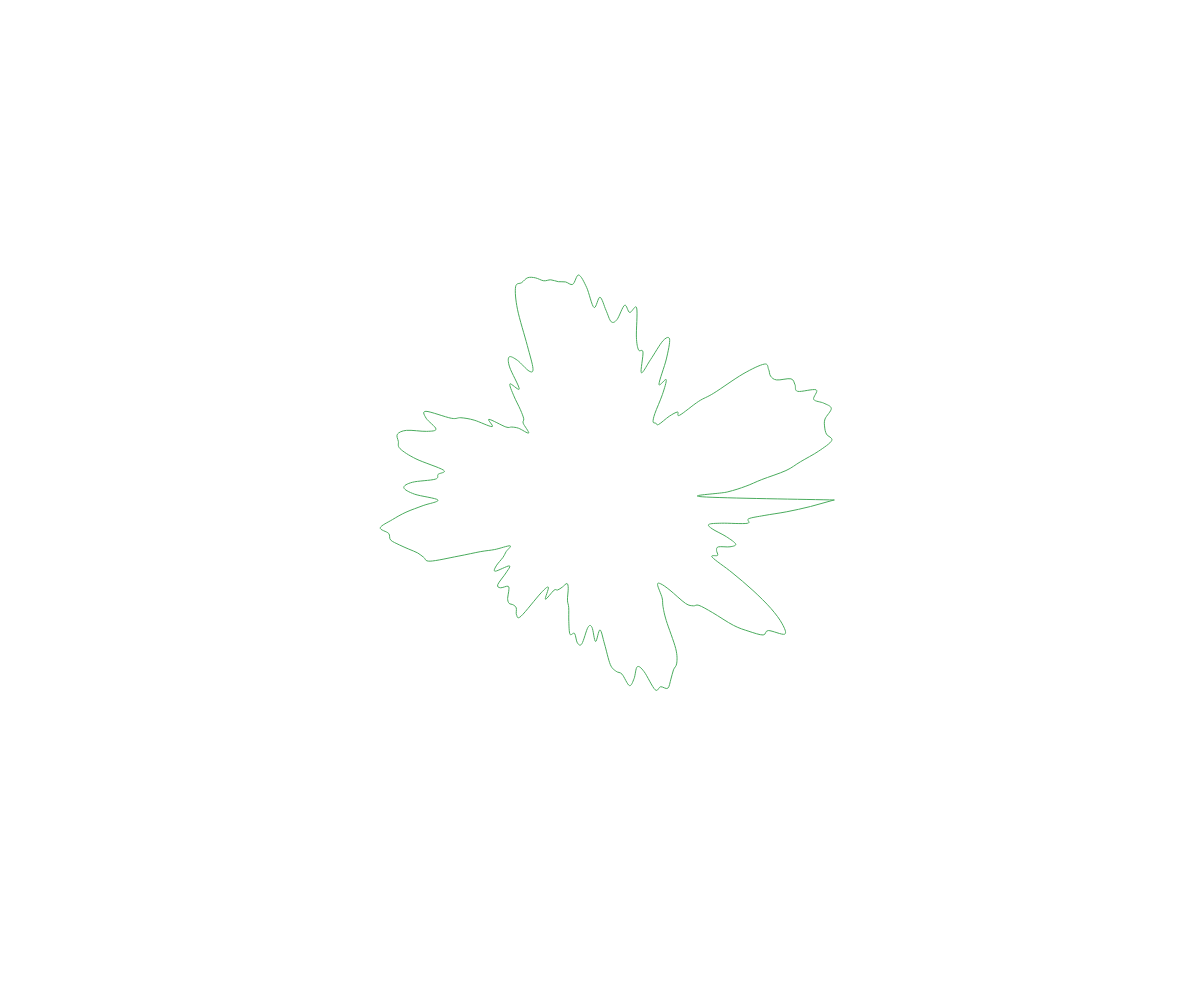
Frame 1 (no input)
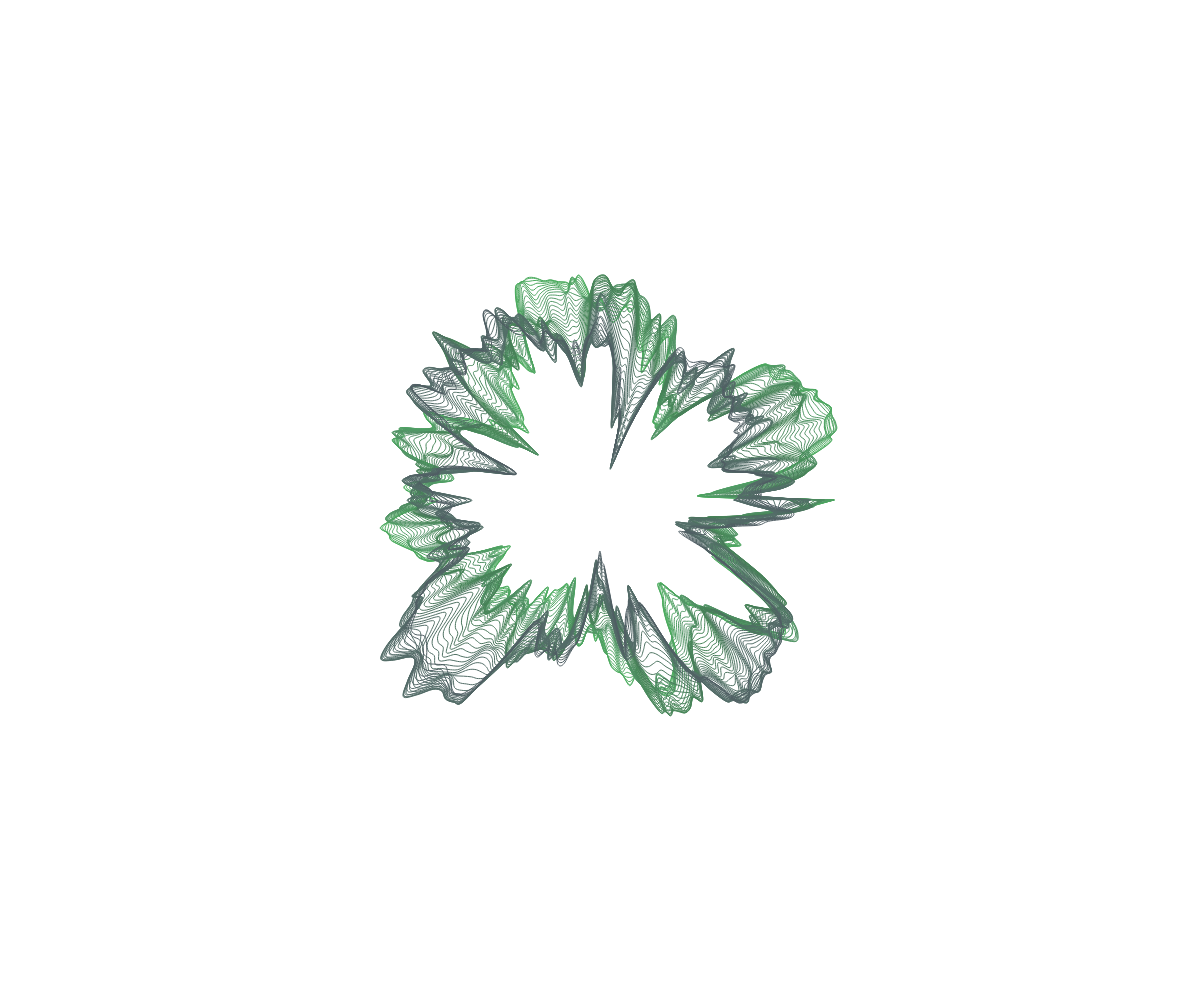
Frame 60 (no input)
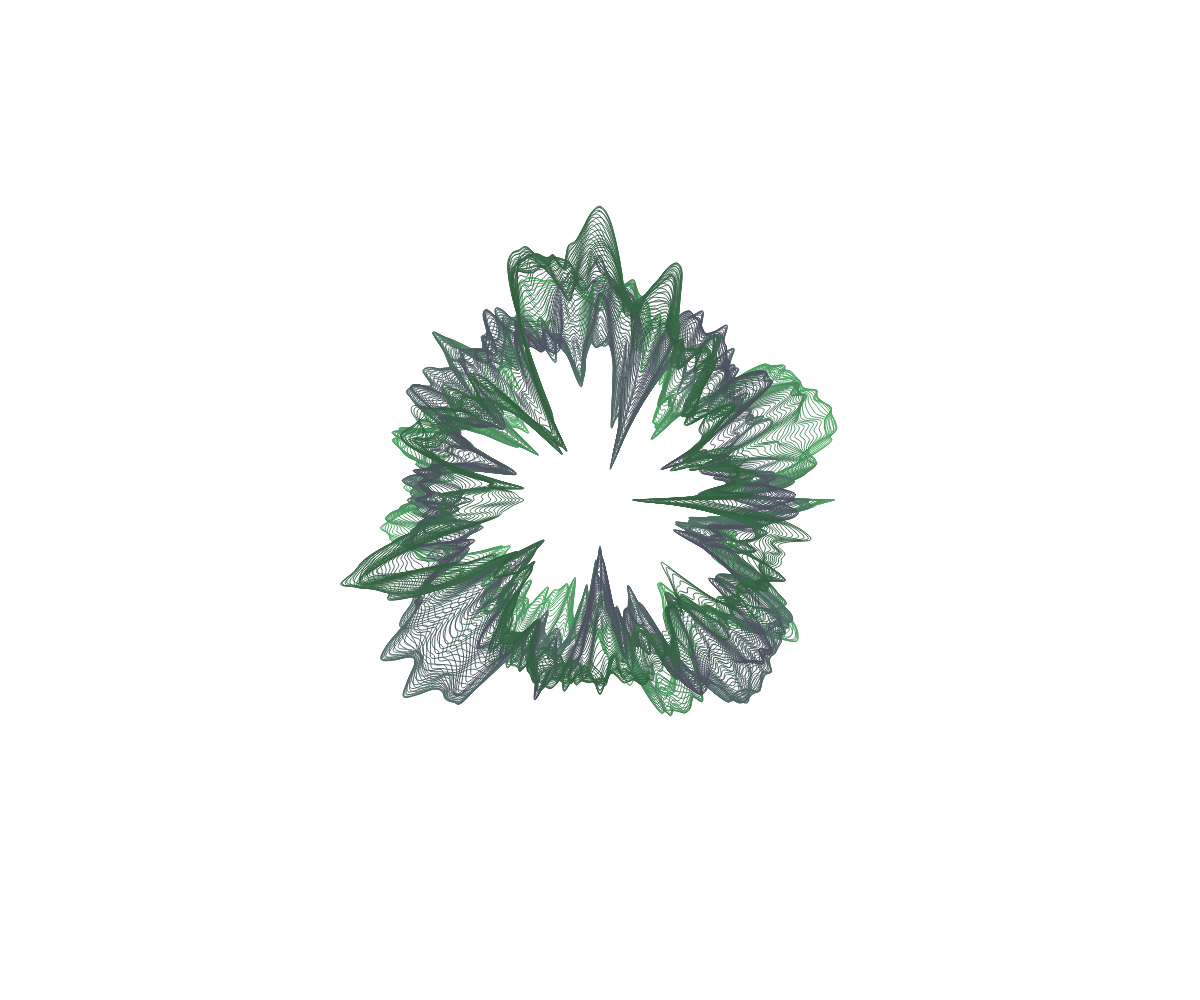
Frame 120 (the mouse pressed at the canvas centre since frame 60)

The p5.js sketch that drew these frames (run headless with seeded random() and noise() and a simulated clock; from frame 60 on, the mouse is pressed at the canvas centre):

// p5.js sketch
// ── sketch.js
var t;
var p;

function setup() {
  background(255);
  createCanvas(windowWidth, windowHeight);
  t = 0;
  p = 0;
}

function draw() {

  var r = 200 * noise(p+5);
  var g = 255 * noise(p+0);
  var b = 250 * noise(p+5);

  stroke(r, g, b);
  noFill();

  translate(width/2, height/2);
  beginShape();
  for (var i = 0; i < 200; i++) {
    var ang = map(i, 0, 200, 0, TWO_PI);
    var rad = 350 * noise(i * 0.1, t * 0.02);
    var x = rad * cos(ang);
    var y = rad * sin(ang);
    curveVertex(x, y);
  }
  endShape(CLOSE);

  t += 1;
  p = p + 0.01;



}

// ── bug.js
class Bug {
    constructor() {
      this.x = 200;
      this.y = 200;
      this.size = 50;
    }
  
    display() {
    translate(-width/2, height/2);
    textSize(32);
    fill(255)
    noStroke();
    text(uno, 10, 10);
    }
  
    clicked() {
      if (dist(mouseX, mouseY, this.x, this.y) < this.size) {
        background(255, 0, 0);
      }
    }
  }
